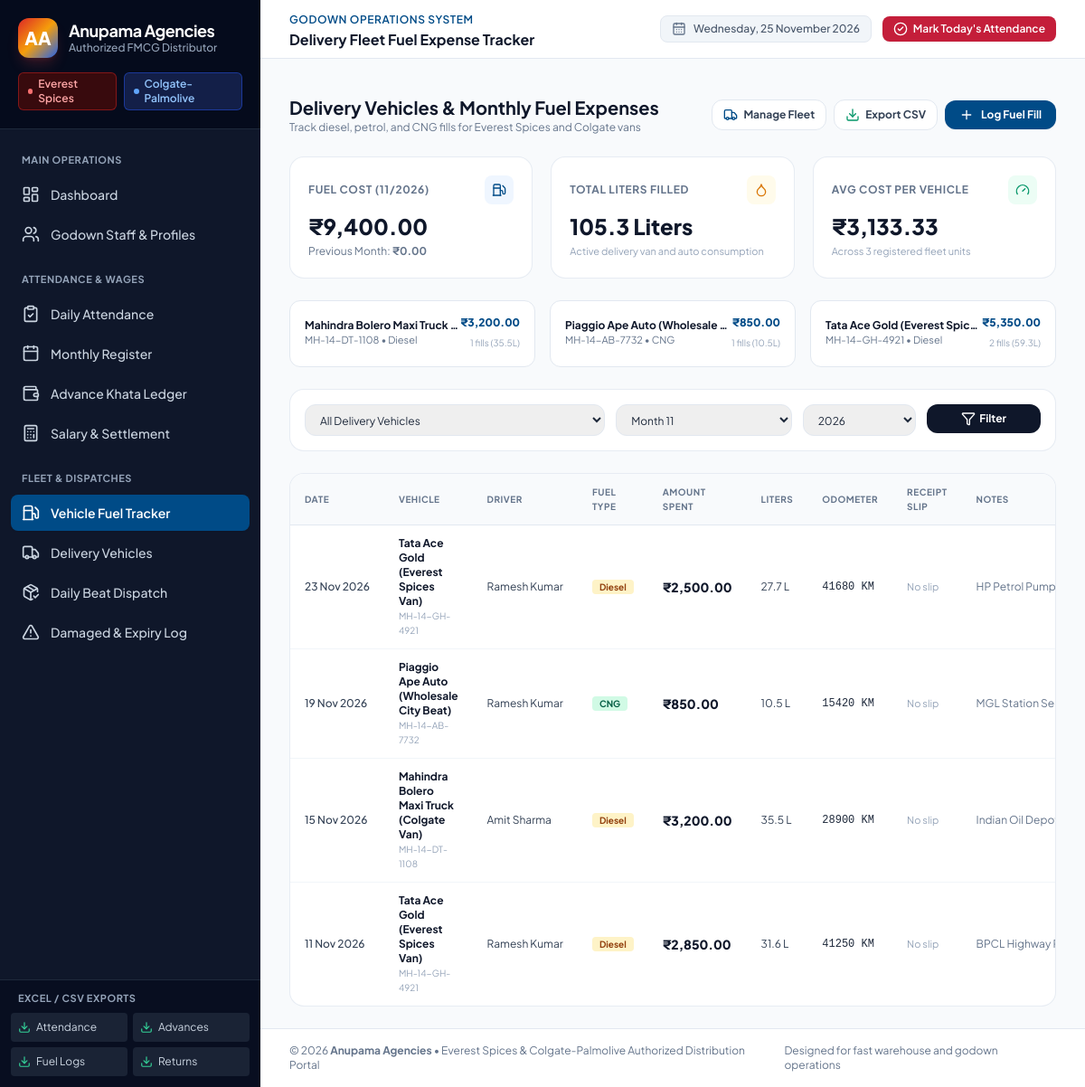
Page /fuel on the committed database.
### models.py (models this page shows, shortened)
class Vehicle(db.Model):
    __tablename__ = 'vehicles'
    id = db.Column(db.Integer, primary_key=True)
    vehicle_number = db.Column(db.String(50), nullable=False, unique=True)
    vehicle_name = db.Column(db.String(120), nullable=False)
    vehicle_type = db.Column(db.String(50), nullable=False, default='Delivery Van')  # Delivery Van, Auto, Mini Truck, Bike
    fuel_type = db.Column(db.String(20), nullable=False, default='Diesel')  # Diesel, Petrol, CNG
    assigned_driver_id = db.Column(db.Integer, db.ForeignKey('workers.id'), nullable=True)
    status = db.Column(db.String(20), nullable=False, default='Active')  # Active, Maintenance, Inactive
    created_at = db.Column(db.DateTime, default=datetime.now)
    assigned_driver = db.relationship('Worker', foreign_keys=[assigned_driver_id], lazy=True)
    fuel_expenses = db.relationship('FuelExpense', backref='vehicle', lazy=True, cascade='all, delete-orphan')
    dispatches = db.relationship('DispatchBeat', backref='vehicle', lazy=True)

class FuelExpense(db.Model):
    __tablename__ = 'fuel_expenses'
    id = db.Column(db.Integer, primary_key=True)
    vehicle_id = db.Column(db.Integer, db.ForeignKey('vehicles.id'), nullable=False)
    driver_id = db.Column(db.Integer, db.ForeignKey('workers.id'), nullable=True)
    date = db.Column(db.Date, nullable=False, default=date.today)
    fuel_type = db.Column(db.String(20), nullable=False, default='Diesel')
    amount_spent = db.Column(db.Float, nullable=False, default=0.0)
    liters = db.Column(db.Float, nullable=False, default=0.0)
    odometer_reading = db.Column(db.Integer, nullable=True)
    receipt_image = db.Column(db.String(255), nullable=True, default='')
    notes = db.Column(db.String(255), nullable=True)
    created_at = db.Column(db.DateTime, default=datetime.now)
    driver = db.relationship('Worker', foreign_keys=[driver_id], lazy=True)

class Worker(db.Model):
    __tablename__ = 'workers'
    id = db.Column(db.Integer, primary_key=True)
    name = db.Column(db.String(120), nullable=False)
    phone = db.Column(db.String(20), nullable=False)
    emergency_contact = db.Column(db.String(20), nullable=True)
    role = db.Column(db.String(60), nullable=False)  # Loader, Driver, Helper, Supervisor
    join_date = db.Column(db.Date, nullable=False, default=date.today)
    daily_wage = db.Column(db.Float, nullable=False, default=500.0)
    monthly_salary = db.Column(db.Float, nullable=False, default=15000.0)
    status = db.Column(db.String(20), nullable=False, default='Active')  # Active, Inactive
    photo_path = db.Column(db.String(255), nullable=True, default='')
    created_at = db.Column(db.DateTime, default=datetime.now)
    attendances = db.relationship('Attendance', backref='worker', lazy=True, cascade='all, delete-orphan')
    advances = db.relationship('Advance', backref='worker', lazy=True, cascade='all, delete-orphan')
    salary_settlements = db.relationship('SalarySettlement', backref='worker', lazy=True, cascade='all, delete-orphan')

### app.py (the view)
@app.route('/fuel')
def fuel_tracker():
    today = date.today()
    cur_year = int(request.args.get('year', today.year))
    cur_month = int(request.args.get('month', today.month))
    vehicle_filter = request.args.get('vehicle_id', '')
    query = FuelExpense.query
    if vehicle_filter:
        query = query.filter_by(vehicle_id=int(vehicle_filter))
    expenses = query.order_by(FuelExpense.date.desc(), FuelExpense.id.desc()).all()
    monthly_expenses = [f for f in expenses if f.date.year == cur_year and f.date.month == cur_month]
    total_month_spent = sum(f.amount_spent for f in monthly_expenses)
    total_month_liters = sum(f.liters for f in monthly_expenses)
    if cur_month == 1:
        p_year, p_month = cur_year - 1, 12
    else:
        p_year, p_month = cur_year, cur_month - 1
    prev_month_spent = sum(f.amount_spent for f in expenses if f.date.year == p_year and f.date.month == p_month)
    vehicles = Vehicle.query.order_by(Vehicle.vehicle_name).all()
    drivers = Worker.query.filter(Worker.role.ilike('%driver%')).all()
    if not drivers:
        drivers = Worker.query.filter_by(status='Active').all()
    vehicle_stats = []
    for v in vehicles:
        v_fuel = [f for f in monthly_expenses if f.vehicle_id == v.id]
        v_spent = sum(f.amount_spent for f in v_fuel)
        v_liters = sum(f.liters for f in v_fuel)
        vehicle_stats.append({
            'vehicle': v,
            'spent': v_spent,
            'liters': v_liters,
            'fill_count': len(v_fuel)
        })
    return render_template(
        'fuel/index.html',
        expenses=expenses,
        monthly_expenses=monthly_expenses,
        vehicles=vehicles,
        drivers=drivers,
        total_month_spent=total_month_spent,
        total_month_liters=total_month_liters,
        prev_month_spent=prev_month_spent,
        vehicle_stats=vehicle_stats,
        cur_year=cur_year,
        cur_month=cur_month,
        selected_vehicle=vehicle_filter
    )

### templates/fuel/index.html (shortened to what this page needs)
{% extends "base.html" %}
{% block page_title %}Delivery Fleet Fuel Expense Tracker{% endblock %}
{% block content %}
<div class="space-y-6">
    <div class="flex flex-col sm:flex-row sm:items-center sm:justify-between gap-4">
        <div>
            <h2 class="text-xl font-bold text-slate-900">Delivery Vehicles & Monthly Fuel Expenses</h2>
            <p class="text-xs text-slate-500">Track diesel, petrol, and CNG fills for Everest Spices and Colgate vans</p>
        </div>
        <div class="flex items-center gap-2">
            <a href="{{ url_for('vehicles_registry') }}" class="inline-flex items-center gap-1.5 px-3 py-2 bg-white border border-slate-200 hover:bg-slate-50 text-slate-700 text-xs font-bold rounded-xl shadow-xs transition-colors">
                <i data-lucide="truck" class="w-4 h-4 text-colgate"></i>
                <span>Manage Fleet</span>
            </a>
            <a href="{{ url_for('export_fuel_csv') }}" class="inline-flex items-center gap-1.5 px-3 py-2 bg-white border border-slate-200 hover:bg-slate-50 text-slate-700 text-xs font-bold rounded-xl shadow-xs transition-colors">
                <i data-lucide="download" class="w-4 h-4 text-emerald-600"></i>
                <span>Export CSV</span>
            </a>
            <button onclick="openModal('add-fuel-modal')" class="inline-flex items-center gap-2 px-4 py-2 bg-colgate hover:bg-colgate-dark text-white text-xs font-bold rounded-xl shadow-sm transition-colors">
                <i data-lucide="plus" class="w-4 h-4"></i>
                <span>Log Fuel Fill</span>
            </button>
        </div>
    </div>
    <div class="grid grid-cols-1 sm:grid-cols-3 gap-5">
        <div class="bg-white p-5 rounded-2xl border border-slate-200/80 shadow-xs">
            <div class="flex items-center justify-between">
                <span class="text-xs font-bold uppercase tracking-wider text-slate-500">Fuel Cost ({{ cur_month }}/{{ cur_year }})</span>
                <span class="w-8 h-8 rounded-lg bg-blue-50 text-colgate flex items-center justify-center">
                    <i data-lucide="fuel" class="w-4 h-4"></i>
                </span>
            </div>
            <div class="mt-2 text-2xl font-extrabold text-slate-900">{{ total_month_spent | inr }}</div>
            <div class="mt-1 text-xs text-slate-500 flex items-center justify-between">
                <span>Previous Month: <strong>{{ prev_month_spent | inr }}</strong></span>
            </div>
        </div>
        <div class="bg-white p-5 rounded-2xl border border-slate-200/80 shadow-xs">
            <div class="flex items-center justify-between">
                <span class="text-xs font-bold uppercase tracking-wider text-slate-500">Total Liters Filled</span>
                <span class="w-8 h-8 rounded-lg bg-amber-50 text-amber-600 flex items-center justify-center">
                    <i data-lucide="droplet" class="w-4 h-4"></i>
                </span>
            </div>
            <div class="mt-2 text-2xl font-extrabold text-slate-900">{{ total_month_liters | round(1) }} Liters</div>
            <span class="text-[11px] text-slate-400 mt-1 block">Active delivery van and auto consumption</span>
        </div>
        <div class="bg-white p-5 rounded-2xl border border-slate-200/80 shadow-xs">
            <div class="flex items-center justify-between">
                <span class="text-xs font-bold uppercase tracking-wider text-slate-500">Avg Cost Per Vehicle</span>
                <span class="w-8 h-8 rounded-lg bg-emerald-50 text-emerald-600 flex items-center justify-center">
                    <i data-lucide="gauge" class="w-4 h-4"></i>
                </span>
            </div>
            {% set avg_cost = (total_month_spent / vehicles|length) if vehicles|length > 0 else 0 %}
            <div class="mt-2 text-2xl font-extrabold text-slate-900">{{ avg_cost | inr }}</div>
            <span class="text-[11px] text-slate-400 mt-1 block">Across {{ vehicles | length }} registered fleet units</span>
        </div>
    </div>
    <div class="grid grid-cols-1 md:grid-cols-3 gap-4">
        {% for v_stat in vehicle_stats %}
            <div class="bg-white p-4 rounded-xl border border-slate-200 flex items-center justify-between shadow-xs">
                <div class="min-w-0">
                    <h4 class="text-xs font-bold text-slate-900 truncate">{{ v_stat.vehicle.vehicle_name }}</h4>
                    <p class="text-[11px] text-slate-500">{{ v_stat.vehicle.vehicle_number }} • {{ v_stat.vehicle.fuel_type }}</p>
                </div>
                <div class="text-right flex-shrink-0">
                    <span class="text-xs font-extrabold text-colgate block">{{ v_stat.spent | inr }}</span>
                    <span class="text-[10px] text-slate-400">{{ v_stat.fill_count }} fills ({{ v_stat.liters | round(1) }}L)</span>
                </div>
            </div>
        {% endfor %}
    </div>
    <div class="bg-white p-4 rounded-2xl border border-slate-200/80 shadow-xs">
        <form method="GET" action="{{ url_for('fuel_tracker') }}" class="grid grid-cols-1 sm:grid-cols-12 gap-3">
            <div class="sm:col-span-5">
                <select name="vehicle_id" class="w-full py-2 px-3 text-xs border border-slate-200 rounded-xl focus:ring-2 focus:ring-colgate outline-none">
                    <option value="">All Delivery Vehicles</option>
                </select>
            </div>
            <div class="sm:col-span-3">
                <select name="month" class="w-full py-2 px-3 text-xs border border-slate-200 rounded-xl focus:ring-2 focus:ring-colgate outline-none">
                    {% for m in range(1, 13) %}
                        <option value="{{ m }}" {% if m == cur_month %}selected{% endif %}>Month {{ m }}</option>
                    {% endfor %}
                </select>
            </div>
            <div class="sm:col-span-2">
                <select name="year" class="w-full py-2 px-3 text-xs border border-slate-200 rounded-xl focus:ring-2 focus:ring-colgate outline-none">
                    {% for y in [current_year - 1, current_year, current_year + 1] %}
                        <option value="{{ y }}" {% if y == cur_year %}selected{% endif %}>{{ y }}</option>
                    {% endfor %}
                </select>
            </div>
            <div class="sm:col-span-2">
                <button type="submit" class="w-full py-2 bg-slate-900 hover:bg-slate-800 text-white rounded-xl text-xs font-bold flex items-center justify-center gap-1">
                    <i data-lucide="filter" class="w-4 h-4"></i>
                    <span>Filter</span>
                </button>
            </div>
        </form>
    </div>
    <div class="bg-white rounded-2xl border border-slate-200/80 shadow-xs overflow-hidden">
        {% if expenses %}
            <div class="overflow-x-auto">
                <table class="w-full text-left text-xs">
                    <thead class="bg-slate-50 text-slate-500 font-semibold uppercase tracking-wider text-[10px] border-b border-slate-200">
                        <tr>
                            <th class="py-3 px-4">Date</th>
                            <th class="py-3 px-4">Vehicle</th>
                            <th class="py-3 px-4">Driver</th>
                            <th class="py-3 px-4">Fuel Type</th>
                            <th class="py-3 px-4">Amount Spent</th>
                            <th class="py-3 px-4">Liters</th>
                            <th class="py-3 px-4">Odometer</th>
                            <th class="py-3 px-4">Receipt Slip</th>
                            <th class="py-3 px-4">Notes</th>
                        </tr>
                    </thead>
                    <tbody class="divide-y divide-slate-100 text-slate-700">
                        {% for exp in expenses %}
                            <tr class="hover:bg-slate-50/60">
                                <td class="py-3 px-4 whitespace-nowrap font-medium">{{ exp.date.strftime('%d %b %Y') }}</td>
                                <td class="py-3 px-4 font-bold text-slate-900">
                                    {{ exp.vehicle.vehicle_name }}
                                    <span class="block text-[10px] text-slate-400 font-normal">{{ exp.vehicle.vehicle_number }}</span>
                                </td>
                                <td class="py-3 px-4 whitespace-nowrap">{{ exp.driver.name if exp.driver else 'Unassigned' }}</td>
                                <td class="py-3 px-4 whitespace-nowrap">
                                    <span class="px-2 py-0.5 rounded text-[10px] font-bold {% if exp.fuel_type == 'Diesel' %}bg-amber-100 text-amber-800{% elif exp.fuel_type == 'Petrol' %}bg-blue-100 text-blue-800{% else %}bg-emerald-100 text-emerald-800{% endif %}">
                                        {{ exp.fuel_type }}
                                    </span>
                                </td>
                                <td class="py-3 px-4 font-extrabold text-slate-900 text-sm whitespace-nowrap">{{ exp.amount_spent | inr }}</td>
                                <td class="py-3 px-4 whitespace-nowrap">{{ exp.liters }} L</td>
                                <td class="py-3 px-4 whitespace-nowrap">
                                    {% if exp.odometer_reading %}
                                        <span class="font-mono text-slate-800">{{ exp.odometer_reading }} KM</span>
                                    {% else %}
                                        <span class="text-slate-400">-</span>
                                    {% endif %}
                                </td>
                                <td class="py-3 px-4 whitespace-nowrap">
                                    {% if exp.receipt_image %}
                                        <button onclick="previewImage('{{ url_for('static', filename=exp.receipt_image) }}', 'Receipt: {{ exp.vehicle.vehicle_number }} ({{ exp.date.strftime('%d %b %Y') }})')" class="p-1 rounded bg-slate-100 hover:bg-slate-200 text-slate-700 font-semibold text-[10px] inline-flex items-center gap-1">
                                            <i data-lucide="image" class="w-3.5 h-3.5 text-colgate"></i>
                                            <span>View Slip</span>
                                        </button>
                                    {% else %}
                                        <span class="text-slate-400 text-[11px]">No slip</span>
                                    {% endif %}
                                </td>
                                <td class="py-3 px-4 max-w-xs truncate text-slate-500">{{ exp.notes or '-' }}</td>
                            </tr>
                        {% endfor %}
                    </tbody>
                </table>
            </div>
        {% else %}
            <div class="p-12 text-center text-xs text-slate-400">
                <i data-lucide="fuel" class="w-10 h-10 mx-auto mb-2 opacity-40"></i>
                No fuel fill entries recorded yet.
            </div>
        {% endif %}
    </div>
</div>
{% endblock %}

### rows in the picture
Vehicle: vehicle.vehicle_name "Mahindra Bolero Maxi Truck…", vehicle.vehicle_number "MH-14-DT-1108", vehicle.fuel_type "Diesel"
Vehicle: vehicle.vehicle_name "Piaggio Ape Auto (Wholesale…", vehicle.vehicle_number "MH-14-AB-7732", vehicle.fuel_type "CNG"
Vehicle: vehicle.vehicle_name "Tata Ace Gold (Everest Spic…", vehicle.vehicle_number "MH-14-GH-4921", vehicle.fuel_type "Diesel"
FuelExpense: date "23 Nov 2026", vehicle.vehicle_name "Tata Ace Gold (Everest Spices Van)", vehicle.vehicle_number "MH-14-GH-4921", driver "Ramesh Kumar", fuel_type "Diesel", amount_spent|inr "₹2,500.00", liters "27.7", odometer_reading "41680", receipt_image "No slip", notes "HP Petrol Pump…"
FuelExpense: date "19 Nov 2026", vehicle.vehicle_name "Piaggio Ape Auto (Wholesale City Beat)", vehicle.vehicle_number "MH-14-AB-7732", driver "Ramesh Kumar", fuel_type "CNG", amount_spent|inr "₹850.00", liters "10.5", odometer_reading "15420", receipt_image "No slip", notes "MGL Station…"
FuelExpense: date "15 Nov 2026", vehicle.vehicle_name "Mahindra Bolero Maxi Truck (Colgate Van)", vehicle.vehicle_number "MH-14-DT-1108", driver "Amit Sharma", fuel_type "Diesel", amount_spent|inr "₹3,200.00", liters "35.5", odometer_reading "28900", receipt_image "No slip", notes "Indian Oil Depot, Colgate Bulk Delivery to Rural Su…"
FuelExpense: date "11 Nov 2026", vehicle.vehicle_name "Tata Ace Gold (Everest Spices Van)", vehicle.vehicle_number "MH-14-GH-4921", driver "Ramesh Kumar", fuel_type "Diesel", amount_spent|inr "₹2,850.00", liters "31.6", odometer_reading "41250", receipt_image "No slip", notes "BPCL Highway…"

### other values in the picture
{{ cur_month }} "11"
{{ cur_year }} "2026"
{{ total_month_spent | inr }} "₹9,400.00"
{{ prev_month_spent | inr }} "₹0.00"
{{ total_month_liters | round(1) }} "105.3"
{{ avg_cost | inr }} "₹3,133.33"
{{ vehicles | length }} "3"
{{ v_stat.spent | inr }} "₹3,200.00" "₹850.00" "₹5,350.00"
{{ v_stat.fill_count }} "1" "1" "2"
{{ v_stat.liters | round(1) }} "35.5" "10.5" "59.3"
form field year "2026"
